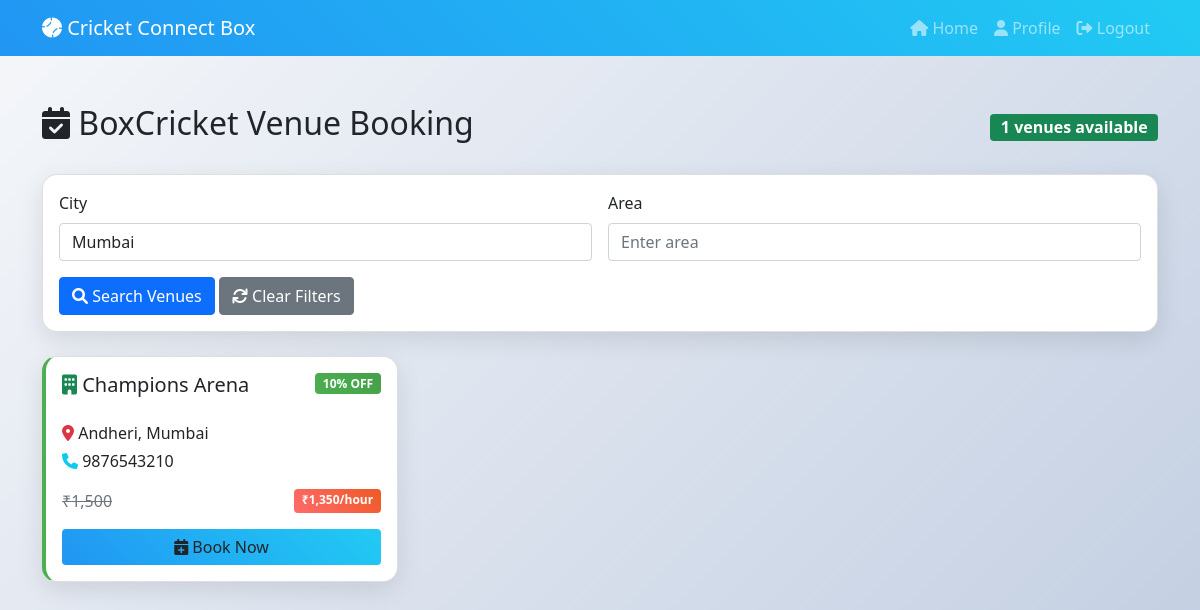
Screenshot of /boxcricket.php?city=Mumbai (signed in) with the database file from the repository.
### tables this page shows
CREATE TABLE boxcricket_venues (
    id INT AUTO_INCREMENT PRIMARY KEY,
    name VARCHAR(100) NOT NULL,
    city VARCHAR(50) NOT NULL,
    area VARCHAR(50) NOT NULL,
    price_per_hour DECIMAL(10,2) NOT NULL,
    discount_percent INT DEFAULT 10,
    upi_id VARCHAR(100) NOT NULL,
    contact VARCHAR(15) NOT NULL,
    created_at TIMESTAMP DEFAULT CURRENT_TIMESTAMP
);

### boxcricket.php (the view, shortened to what this page needs)
<?php
require_once 'config.php';
$city_filter = $_GET['city'] ?? '';
$query = "SELECT * FROM boxcricket_venues WHERE 1=1";
$params = [];
if ($city_filter) {
    $query .= " AND city LIKE ?";
    $params[] = "%$city_filter%";
}
$query .= " ORDER BY city, name";
$stmt = $pdo->prepare($query);
$stmt->execute($params);
$venues = $stmt->fetchAll();
?>
<!DOCTYPE html>
<html lang="en">
<head>
    <link href="https://cdn.jsdelivr.net/npm/bootstrap@5.1.3/dist/css/bootstrap.min.css" rel="stylesheet">
    <link href="https://cdnjs.cloudflare.com/ajax/libs/font-awesome/6.0.0/css/all.min.css" rel="stylesheet">
</head>
<body>
    <nav class="navbar navbar-expand-lg navbar-dark">
        <div class="container">
            <a class="navbar-brand" href="index.php">
                <i class="fas fa-baseball-ball"></i> Cricket Connect Box
            </a>
            <div class="navbar-nav ms-auto">
                <a class="nav-link" href="index.php"><i class="fas fa-home"></i> Home</a>
                <a class="nav-link" href="profile.php"><i class="fas fa-user"></i> Profile</a>
                <a class="nav-link" href="logout.php"><i class="fas fa-sign-out-alt"></i> Logout</a>
            </div>
        </div>
    </nav>
    <div class="container py-5">
        <div class="d-flex justify-content-between align-items-center mb-4">
            <h2><i class="fas fa-calendar-check"></i> BoxCricket Venue Booking</h2>
            <span class="badge bg-success fs-6"><?= count($venues) ?> venues available</span>
        </div>
        <div class="card mb-4">
            <div class="card-body">
                <form method="GET" class="row g-3">
                    <div class="col-md-6">
                        <label class="form-label">City</label>
                        <input type="text" class="form-control" name="city" value="<?= htmlspecialchars($_GET['city'] ?? '') ?>" placeholder="Enter city">
                    </div>
                    <div class="col-md-6">
                        <label class="form-label">Area</label>
                        <input type="text" class="form-control" name="area" value="<?= htmlspecialchars($_GET['area'] ?? '') ?>" placeholder="Enter area">
                    </div>
                    <div class="col-12">
                        <button type="submit" class="btn btn-primary">
                            <i class="fas fa-search"></i> Search Venues
                        </button>
                        <a href="boxcricket.php" class="btn btn-secondary">
                            <i class="fas fa-refresh"></i> Clear Filters
                        </a>
                    </div>
                </form>
            </div>
        </div>
        <div class="row">
            <?php foreach ($venues as $venue): ?>
                <div class="col-md-6 col-lg-4 mb-4">
                    <div class="card venue-card h-100">
                        <div class="card-body">
                            <div class="d-flex justify-content-between align-items-start mb-3">
                                <h5 class="card-title">
                                    <i class="fas fa-building text-success"></i>
                                    <?= htmlspecialchars($venue['name']) ?>
                                </h5>
                                <span class="badge discount-badge">
                                    <?= $venue['discount_percent'] ?>% OFF
                                </span>
                            </div>
                            <div class="mb-3">
                                <p class="mb-1">
                                    <i class="fas fa-map-marker-alt text-danger"></i>
                                    <?= htmlspecialchars($venue['area'] . ', ' . $venue['city']) ?>
                                </p>
                                <p class="mb-1">
                                    <i class="fas fa-phone text-info"></i>
                                    <?= $venue['contact'] ?>
                                </p>
                            </div>
                            <div class="mb-3">
                                <div class="d-flex justify-content-between">
                                    <span class="text-decoration-line-through text-muted">
                                        ₹<?= number_format($venue['price_per_hour']) ?>
                                    </span>
                                    <span class="badge price-badge">
                                        ₹<?= number_format($venue['price_per_hour'] - ($venue['price_per_hour'] * $venue['discount_percent'] / 100)) ?>/hour
                                    </span>
                                </div>
                            </div>
                            <button class="btn btn-book w-100" data-bs-toggle="modal" data-bs-target="#bookModal<?= $venue['id'] ?>">
                                <i class="fas fa-calendar-plus"></i> Book Now
                            </button>
                        </div>
                    </div>
                </div>
            <?php endforeach; ?>
        </div>
    </div>
</body>
</html>

### boxcricket.php (style rules this page uses)
body { background: linear-gradient(135deg, #f5f7fa 0%, #c3cfe2 100%); }
.navbar { background: linear-gradient(45deg, #2196f3, #21cbf3) !important; }
.card { border-radius: 15px; box-shadow: 0 8px 25px rgba(0,0,0,0.1); transition: transform 0.3s; }
.venue-card { border-left: 4px solid #4caf50; }
.price-badge { background: linear-gradient(45deg, #ff6b6b, #ee5a24); }
.discount-badge { background: linear-gradient(45deg, #4caf50, #45a049); }
.btn-book { background: linear-gradient(45deg, #2196f3, #21cbf3); border: none; }

### rows the page displays
boxcricket_venues: name "Champions Arena", discount_percent "10", area+city "Andheri, Mumbai", contact "9876543210", price_per_hour "1,500", price_per_hour+discount_percent "1,350"

### other values shown
count($venues) "1"
